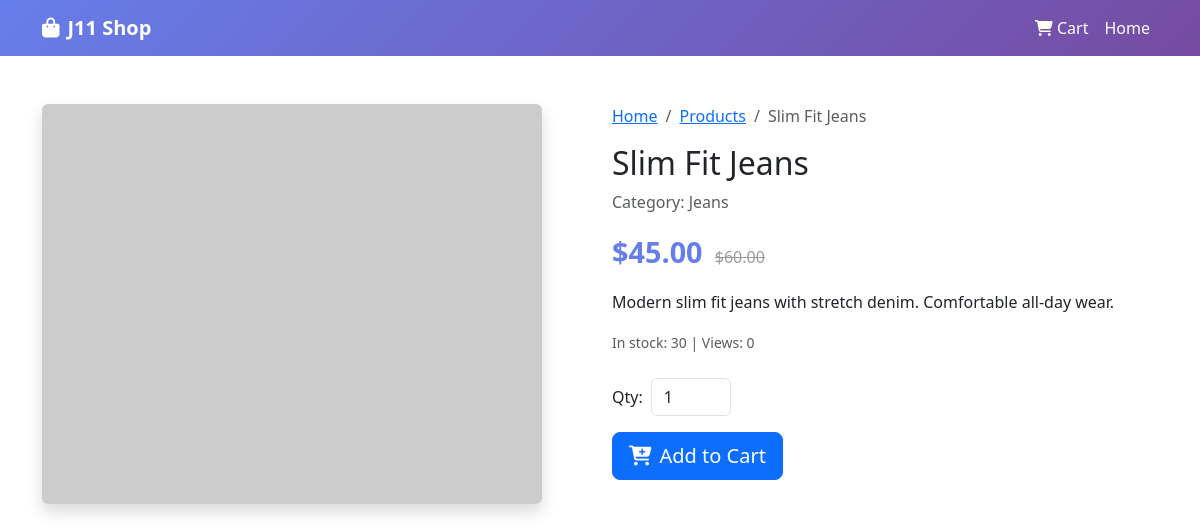
/product.php?id=2, run on the app's committed database.
### tables this page shows
CREATE TABLE `tbl_product` (
  `p_id` int(11) NOT NULL AUTO_INCREMENT,
  `p_name` varchar(255) NOT NULL,
  `p_old_price` decimal(10,2) DEFAULT NULL,
  `p_current_price` decimal(10,2) NOT NULL,
  `p_qty` int(11) NOT NULL DEFAULT 0,
  `p_featured_photo` varchar(255) DEFAULT NULL,
  `p_description` text,
  `p_short_description` text,
  `p_feature` text,
  `p_condition` text,
  `p_return_policy` text,
  `p_total_view` int(11) NOT NULL DEFAULT 0,
  `p_is_featured` tinyint(1) NOT NULL DEFAULT 0,
  `p_is_active` tinyint(1) NOT NULL DEFAULT 1,
  `ecat_id` int(11) DEFAULT NULL,
  PRIMARY KEY (`p_id`),
  KEY `ecat_id` (`ecat_id`)
);

CREATE TABLE `tbl_end_category` (
  `ecat_id` int(11) NOT NULL AUTO_INCREMENT,
  `ecat_name` varchar(255) NOT NULL,
  `mcat_id` int(11) NOT NULL,
  PRIMARY KEY (`ecat_id`),
  KEY `mcat_id` (`mcat_id`)
);

### product.php (the view, shortened to what this page needs)
<?php
require_once('inc_config.php');
$id = (int)($_GET['id'] ?? 0);
$stmt = $pdo->prepare("SELECT p.*, e.ecat_name FROM tbl_product p LEFT JOIN tbl_end_category e ON p.ecat_id = e.ecat_id WHERE p.p_id=? AND p.p_is_active=1");
$stmt->execute([$id]);
$product = $stmt->fetch();
?>
<!DOCTYPE html>
<html lang="en">
<head>
    <link href="https://cdn.jsdelivr.net/npm/bootstrap@5.3.3/dist/css/bootstrap.min.css" rel="stylesheet">
    <link href="https://cdnjs.cloudflare.com/ajax/libs/font-awesome/6.5.1/css/all.min.css" rel="stylesheet">
</head>
<body>
<nav class="navbar navbar-expand-lg">
    <div class="container">
        <a class="navbar-brand fw-bold" href="index.php"><i class="fas fa-shopping-bag me-2"></i>J11 Shop</a>
        <div class="navbar-nav ms-auto">
            <a class="nav-link" href="cart.php"><i class="fas fa-shopping-cart"></i> Cart</a>
            <a class="nav-link" href="index.php">Home</a>
        </div>
    </div>
</nav>
<div class="container py-5">
    <div class="row">
        <div class="col-md-6 mb-4">
            <img src="<?php echo $product['p_featured_photo'] ? 'assets/uploads/'.$product['p_featured_photo'] : 'https://via.placeholder.com/500x400?text='.urlencode($product['p_name']); ?>"
                 class="img-fluid rounded shadow" alt="<?php echo htmlspecialchars($product['p_name']); ?>"
                 onerror="this.src='https://via.placeholder.com/500x400?text=Product'">
        </div>
        <div class="col-md-6">
            <nav aria-label="breadcrumb">
                <ol class="breadcrumb">
                    <li class="breadcrumb-item"><a href="index.php">Home</a></li>
                    <li class="breadcrumb-item"><a href="products.php">Products</a></li>
                    <li class="breadcrumb-item active"><?php echo htmlspecialchars($product['p_name']); ?></li>
                </ol>
            </nav>
            <h1 class="h2"><?php echo htmlspecialchars($product['p_name']); ?></h1>
            <?php if ($product['ecat_name']): ?>
                <p class="text-muted">Category: <?php echo htmlspecialchars($product['ecat_name']); ?></p>
            <?php endif; ?>
            <div class="mb-3">
                <span class="price">$<?php echo number_format($product['p_current_price'], 2); ?></span>
                <?php if ($product['p_old_price'] > $product['p_current_price']): ?>
                    <span class="old-price ms-2">$<?php echo number_format($product['p_old_price'], 2); ?></span>
                <?php endif; ?>
            </div>
            <p><?php echo nl2br(htmlspecialchars($product['p_description'] ?? $product['p_short_description'] ?? '')); ?></p>
            <p class="text-muted"><small>In stock: <?php echo (int)$product['p_qty']; ?> | Views: <?php echo (int)$product['p_total_view']; ?></small></p>
            <form action="cart-add.php" method="post" class="mt-4">
                <div class="row g-2 align-items-center mb-3">
                    <div class="col-auto">
                        <label class="col-form-label">Qty:</label>
                    </div>
                    <div class="col-auto">
                        <input type="number" name="qty" value="1" min="1" max="<?php echo max(1,$product['p_qty']); ?>" class="form-control" style="width:80px">
                    </div>
                </div>
                <button type="submit" class="btn btn-primary btn-lg"><i class="fas fa-cart-plus me-2"></i>Add to Cart</button>
            </form>
        </div>
    </div>
</div>
</body>
</html>

### product.php (style rules this page uses)
.navbar { background: linear-gradient(135deg, #667eea, #764ba2); }
.navbar-brand, .nav-link { color: #fff !important; }
.price { color: #667eea; font-size: 1.8rem; font-weight: 700; }
.old-price { text-decoration: line-through; color: #999; }

### data on the page
tbl_product: p_name "Slim Fit Jeans", ecat.ecat_name "Jeans", p_current_price "45.00", p_old_price "60.00", p_description "Modern slim fit jeans with stretch denim. Comfortable all-day wear.", p_qty "30", p_total_view "0"
